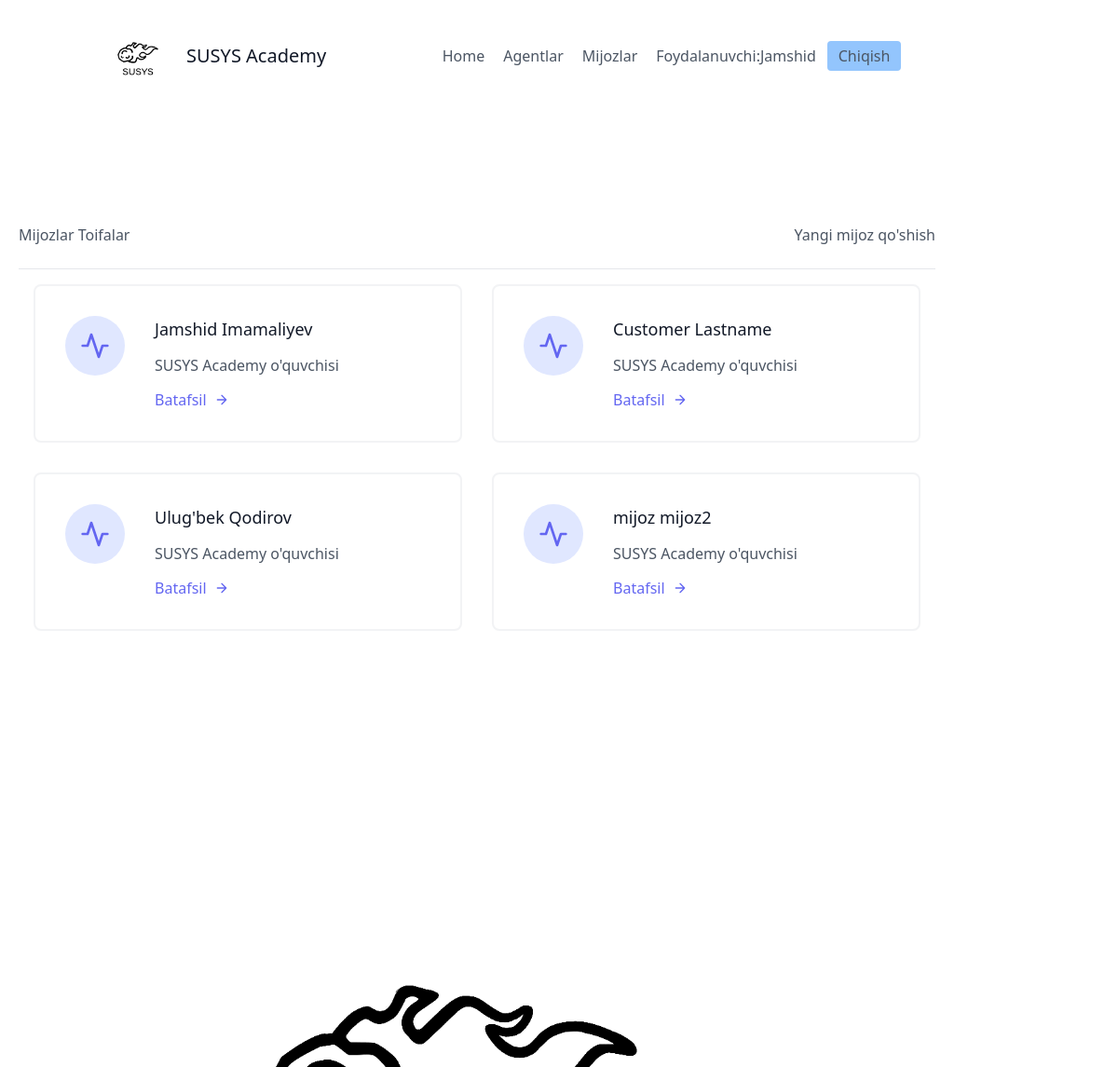
The page /customers/ (signed in, upper part) on the database as committed earlier.
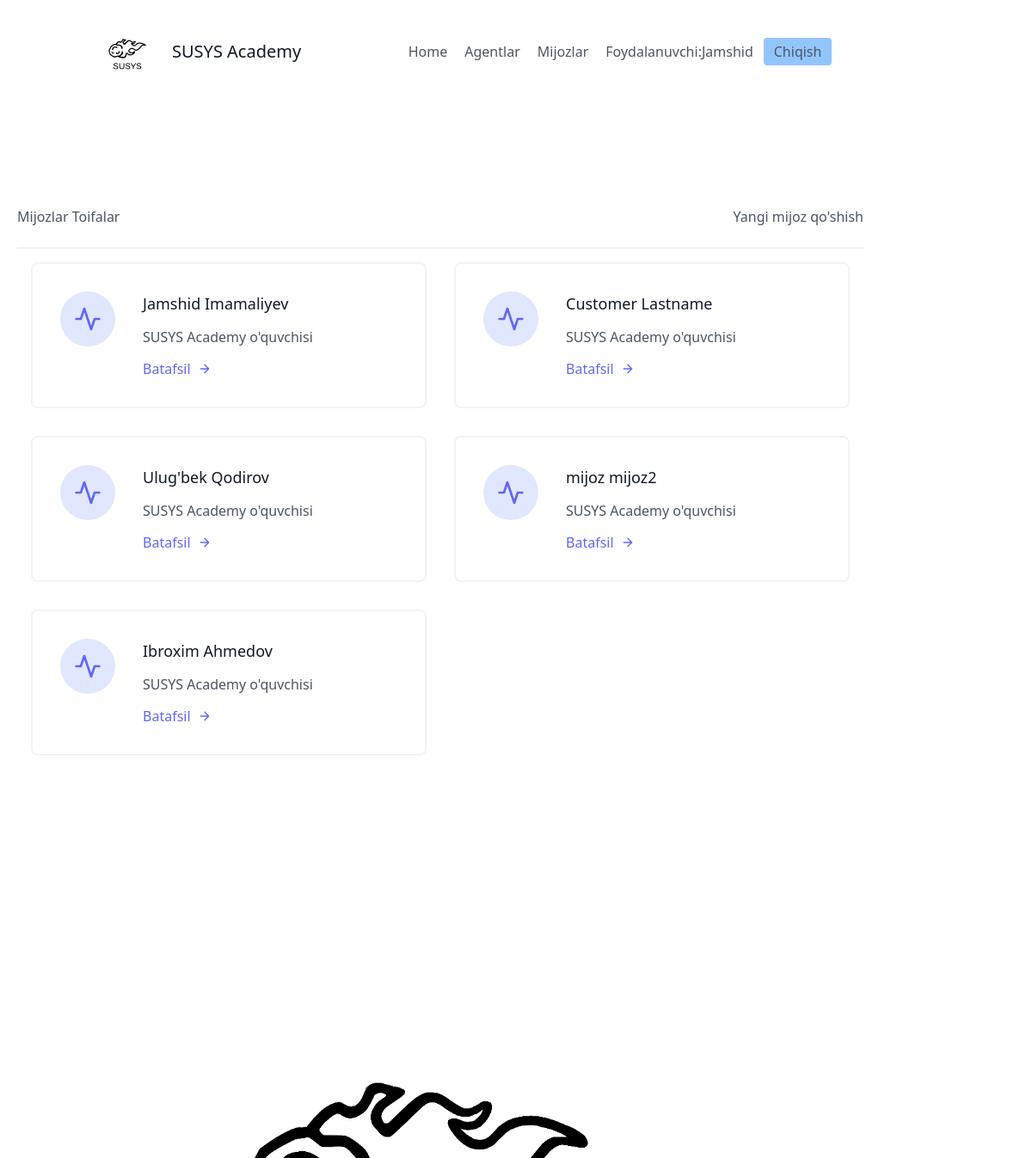
The same page on the database as committed later.
### customersapp/models.py (models this page shows, shortened)
class Customer(models.Model):
    first_name = models.CharField(max_length=20)
    last_name = models.CharField(max_length=20)
    age = models.IntegerField(default=1)
    company = models.ForeignKey(UserProfile, null=True, on_delete=models.CASCADE)
    agent = models.ForeignKey("Agent", null=True, blank=True, on_delete=models.SET_NULL)
    category = models.ForeignKey("Category", related_name='customer_related_name', null=True, blank=True, on_delete=models.SET_NULL)

### customersapp/views.py (the view)
# urls.py: path('', CustomersListView.as_view(), name='customers_list'),
class CustomersListView(LoginRequiredMixin, ListView):
    template_name = 'customers/customers_list.html'
    context_object_name = 'customers'
    def get_queryset(self):
        user = self.request.user
        if user.is_company:
            queryset = Customer.objects.all()
        else:
            queryset = Customer.objects.filter(company = user.agent.company)
            queryset = queryset.filter(agent_user = self.request.user)
        return queryset
    def get_context_data(self, **kwargs):
        context = super(CustomersListView, self).get_context_data(**kwargs)
        user = self.request.user
        if user.is_company:
            queryset = Customer.objects.filter(
                company = user.userprofile,
                agent__isnull = True
            )
            context.update({
                "unassigned_customers":queryset
            })
        return context

### customersapp/templates/customers/customers_list.html (shortened to what this page needs)
{% extends 'base.html' %}
{% block content %}
<section class="text-gray-600 body-font">
    <div class="container px-5 py-24 mx-auto flex flex-wrap">
        <div class="w-full py-6 flex justify-between items-center border-b border-gray-200">
            <div>
                </h3 class="text-4xl text-gray-800">Mijozlar</h3>
                <a href="{% url 'customersapp:categories' %}">Toifalar</a>
            </div>
            {% if request.user.is_company %}
            <div>
                <a class="y=text-gray-500 hover:text-blue-700" href="{% url 'customersapp:create_customer'%}">
                Yangi mijoz qo'shish
                </a>
            </div>
            {% endif %}
        </div>
        <div class="flex flex-wrap">
            {% for customer in customers %}
            <div class="p-4 lg:w-1/2 md:w-full">
                <div class="flex border-2 rounded-lg border-gray-200 border-opacity-50 p-8 sm:flex-row flex-col">
                    <div class="w-16 h-16 sm:mr-8 sm:mb-0 mb-4 inline-flex items-center justify-center rounded-full bg-indigo-100 text-indigo-500 flex-shrink-0">
                        <svg fill="none" stroke="currentColor" stroke-linecap="round" stroke-linejoin="round" stroke-width="2" class="w-8 h-8" viewBox="0 0 24 24">
                            <path d="M22 12h-4l-3 9L9 3l-3 9H2"></path>
                        </svg>
                    </div>
                    <div class="flex-grow">
                        <h2 class="text-gray-900 text-lg title-font font-medium mb-3">
                        {{ customer.first_name }} {{ customer.last_name }}
                        </h2>
                        <p class="leading-relaxed text-base">
                        SUSYS Academy o'quvchisi
                        </p>
                        <a href="{% url 'customersapp:customer_details' customer.pk %}" class="mt-3 text-indigo-500 inline-flex items-center">
                        Batafsil
                            <svg fill="none" stroke="currentColor" stroke-linecap="round" stroke-linejoin="round" stroke-width="2" class="w-4 h-4 ml-2" viewBox="0 0 24 24">
                                <path d="M5 12h14M12 5l7 7-7 7"></path>
                            </svg>
                        </a>
                    </div>
                </div>
            </div>
            {% endfor %}
        </div>
    </div>
</section>
{% endblock content %}

Rows that differ between the two databases and show on the page:
added Customer: first_name "Ibroxim", last_name "Ahmedov"
